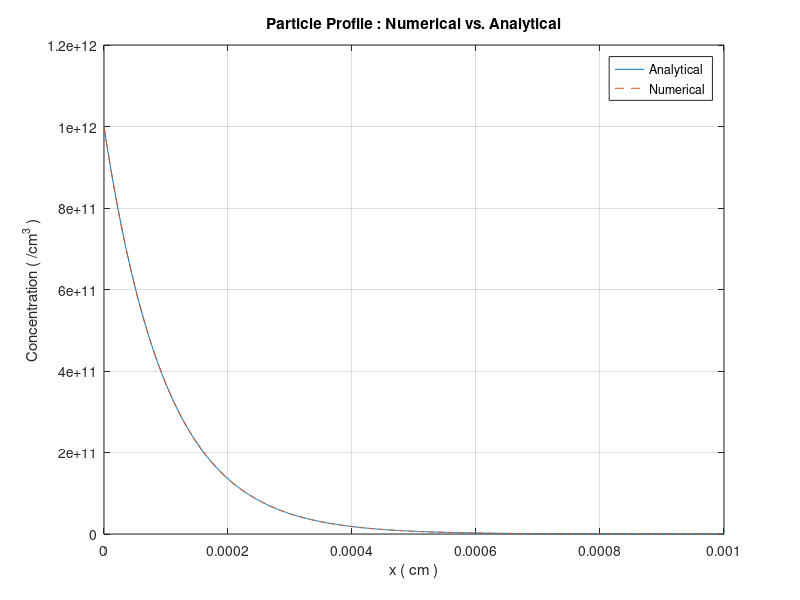
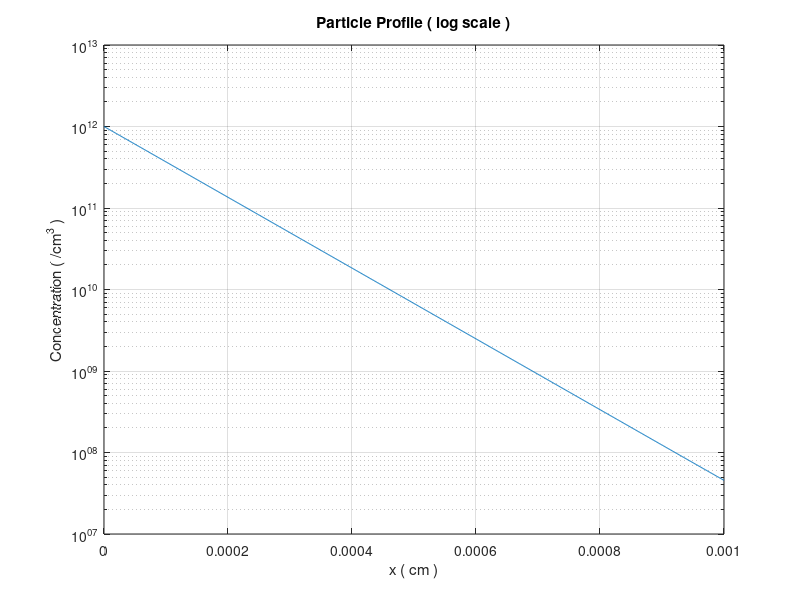

Write MATLAB code to recreate these figures, in order.
% Problem 1_A_Case_2 %
% ================== %

D = 0.1; % Diffusion coefficient in cm^2/s
n_0 = 10^12; % Concentration of particle at position A in cm^(-3)
taw = 10^(-7); % Minority carrier life time in sec 
k = 10^3; % Proportionality constant for flux cm/s
h = 0.000001; % Step size in cm
L = 10*10^(-4); % Length of the sample in cm
X = 0:h:L; % X-axis

A = zeros(length(X),length(X));
A(1,1) = 1; % Boundary Condition at x = 0
for i = 2:length(X)-1
    A(i,i-1) = 1/h^2;
    A(i,i) = -(2/h^2+(1/(D*taw)));
    A(i,i+1) = 1/h^2;
end
% Boundary Condition at x = 10 miron
A(length(X),length(X)-1) = -(1/h);
A(length(X),length(X)) = (1/h)+(k/D);

B = zeros(length(X),1);
B(1,1) = n_0;% Boundary Condition at x = 0
B(length(X),1) = 0; % Boundary Condition at x = 10 miron

n = A\B;
n = n';

% Particle Profile using Analytical Method

L_d = sqrt(D*taw); 
C_1 = n_0;
n_1 = C_1*exp(-X/L_d);

figure;
plot(X,n_1,'Displayname','Analytical');
hold on;
plot(X,n,'Displayname','Numerical','LineStyle','--');
xlabel('x ( cm )');
ylabel('Concentration ( /cm^3 )');
title('Particle Profile : Numerical vs. Analytical');
legend;
grid;
hold off;

fprintf("\nParticle flux at B = %d cm^(-2)/s",k*n(1,length(X)));

figure;
semilogy(X,n);
xlabel('x ( cm )');
ylabel('Concentration ( /cm^3 )');
title('Particle Profile ( log scale )');
grid on;